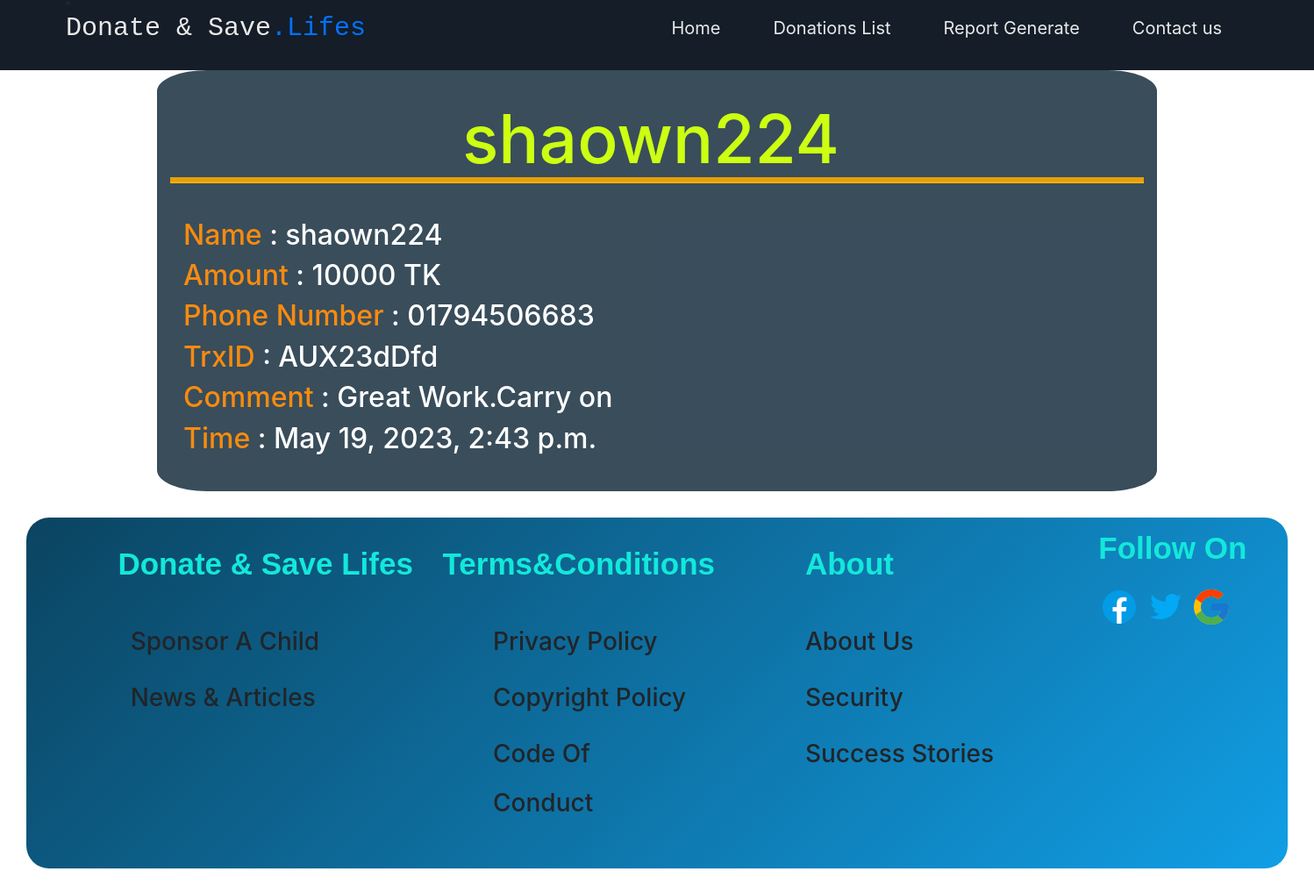
/organization/donationslist/1, run on the app's committed database.
### Donor_App/models.py (models this page shows, shortened)
class Donations_Details(models.Model):
    Name = models.ForeignKey(
        User, on_delete=models.CASCADE, related_name="name")
    Amount = models.CharField(max_length=264, verbose_name="Give the Amount")
    Phone = models.CharField(max_length=264, verbose_name="Phone NO")
    TrxID = models.CharField(max_length=264, verbose_name="TrxID")
    Notes = models.TextField(verbose_name="Say something")
    Time = models.DateTimeField(auto_now_add=True)

### Organization_App/views.py (the view)
# urls.py: path('donationslist/<int:id>', views.Details_Donations, name='DetailsDonation'),
def Details_Donations(request, id):
    obj = get_object_or_404(Donations_Details, pk=id)
    return render(request, 'Organization_App/Detail_of_Donation.html', {'obj': obj})

### templates/Organization_App/Detail_of_Donation.html (shortened to what this page needs)
{% load static %}
<html lang="en">
  <head>
    <link rel="stylesheet" href="https://cdnjs.cloudflare.com/ajax/libs/font-awesome/5.15.1/css/all.min.css"/>
    <link rel="stylesheet" href="{% static 'style1.css' %}" />
	<link rel="stylesheet" href="https://maxcdn.bootstrapcdn.com/bootstrap/4.4.1/css/bootstrap.min.css">
	<link href="https://maxcdn.bootstrapcdn.com/font-awesome/4.7.0/css/font-awesome.min.css" rel="stylesheet">
  </head>
  <body style="background-image: url(https://images.unsplash.com/photo-1537440499989-de5f6b6854de?ixlib=rb-4.0.3&ixid=MnwxMjA3fDB8MHxwaG90by1wYWdlfHx8fGVufDB8fHx8&auto=format&fit=crop&w=1470&q=80);">
  	<div class="menu-bar">
	  <li class="nav-item active">
			<h1 class="logo" href="{% url 'index' %}" style="margin-bottom: 40;" >Donate & Save<span>.Lifes</span></h1>
	  </li>
      <ul>
        <li><a href="{% url 'Organization_App:Organization_home' %}">Home</a></li>
		<li><a href="{% url 'Organization_App:donation_list' %}">Donations List</a></li>
		<li><a href="">Report Generate</a></li>
        <li><a href="#">Contact us</a></li>
      </ul>
    </div>
	<div class="container-sm" style="margin-top: 80; width: 100%;height: 60%; background-color: rgba(9, 34, 52, 0.802);border-radius: 5%;">
		<div style="width: 100%;height: 22%;margin-left: 30%;padding-top: 3%;">
			<h2 style="color: rgb(204, 255, 18);font-size:480%;">{{obj.Name}}</h2>
		</div>
		<hr style="height:2px;border-width:5;color:rgb(9, 219, 13);background-color:rgb(255, 177, 9)">
		<br>
		<div class="container-sm">
		    <h2><span style="color:  rgb(248, 139, 15);">Name</span>
				<span style="color:  rgb(255, 255, 255);">: {{obj.Name}}</span>
			</h2>
			<h2><span style="color:  rgb(248, 139, 15);">Amount</span>
				<span style="color:  rgb(255, 255, 255);">: {{obj.Amount}} TK</span>
			</h2>
            <h2><span style="color:  rgb(248, 139, 15);">Phone Number </span>
				<span style="color:  rgb(255, 255, 255);">: {{obj.Phone}}</span>
			</h2>
			<h2><span style="color:  rgb(248, 139, 15);">TrxID </span>
				<span style="color:  rgb(255, 255, 255);">: {{obj.TrxID}}</span>
			</h2>
			<h2><span style="color:  rgb(248, 139, 15);">Comment </span>
				<span style="color:  rgb(255, 255, 255);">: {{obj.Notes}}</span>
			</h2>
			<h2><span style="color:  rgb(248, 139, 15);">Time </span>
				<span style="color:  rgb(255, 255, 255);">: {{obj.Time}}</span>
			</h2>
		</div>
	</div>
    <div class="footer">
		<div class="f1">
			<div class="fh1">
				<h1 style="line-height: 3; margin-left: 22%; font-family: arial;font-size:35px; font-weight: bold;">Donate & Save Lifes</h1>
			</div>
			<div class="fc1">
				<h3 style="margin-left: 25%; line-height: 2;">Sponsor A Child</h3>
			</div>
			<div class="fc2">
				<h3 style="margin-left: 25%; line-height: 2;">News & Articles</h3>
			</div>
		</div>
		<div class="f2">
			<div class="fh2">
				<h1 style="line-height: 3; font-family: arial;font-size:35px; font-weight: bold;">Terms&Conditions</h1>
			</div>
			<div class="fc5">
				<h3 style="margin-left: 20%; line-height: 2;">Privacy Policy</h3>
			</div>
			<div class="fc6">
				<h3 style="margin-left: 20%; line-height: 2;">Copyright Policy</h3>
			</div><div class="fc7">
				<h3 style="margin-left: 20%; line-height: 2;">Code Of Conduct</h3>
			</div>
		</div>
		<div class="f3">
			<div class="fh3">
				<h1 style="line-height: 3; margin-left: 35%; font-family: arial;font-size:35px; font-weight: bold;">About</h1>
			</div>
			<div class="fc9">
				<h3 style="margin-left: 35%; line-height: 2;">About Us</h3>
			</div>
			<div class="fc11">
				<h3 style="margin-left: 35%; line-height: 2;">Security</h3>
			</div>
			<div class="fc12">
			  <h3 style="margin-left: 35%; line-height: 2;">Success Stories</h3>
			</div>
		</div>
		<div class="f4">
			<div class="fh4">
				<h1 style="line-height: 2; margin-left: 35%; font-family: arial;font-size:35px; font-weight: bold;">Follow On</h1>
			</div>
			<div class="simage">
				<img src="{% static 'img/fb.png' %}" style="margin-left: 35%">
				<img src="{% static 'img/twitter.png' %}">
				<img src="{% static 'img/google.png' %}">
			</div>
		</div>
	</div>
  </body>
</html>

### static/style1.css (style rules this page uses)
:root { --color-primary: #0073ff; --color-white: #e9e9e9; --color-black: #141d28; --color-black-1: #212b38; }
* { margin: 0; padding: 0; box-sizing: border-box; }
body { font-family: sans-serif; }
.logo { color: var(--color-white); font-size: 30px; }
.logo span { color: var(--color-primary); }
.menu-bar { background-color: var(--color-black); height: 80px; width: 100%; display: flex; justify-content: space-between; align-items: center; padding: 0 5%; position: fixed; top: 0; width: 100%; }
.menu-bar ul { list-style: none; display: flex; }
.menu-bar ul li { padding: 10px 30px; position: relative; }
.menu-bar ul li a { font-size: 20px; color: var(--color-white); text-decoration: none; transition: all 0.3s; }
h1 { font-family: "Incosolata", Consolas, monospace; font-size: 4em; color: #13e8da; }
.footer { height: 400px; background: linear-gradient(135deg, #0b4461 0%, #119ee5 100%); border-radius: 26px; margin: 30px; display: flex; }
.f1 { height: 400px; width: 33%; }
.f2 { height: 400px; width: 20%; }
.f3 { height: 400px; width: 25%; }
.f4 { height: 400px; width: 20%; }

### data on the page
Donations_Details: Name "shaown224", Amount "10000", Phone "01794506683", TrxID "AUX23dDfd", Notes "Great Work.Carry on", Time "May 19, 2023, 2:43 p.m."
